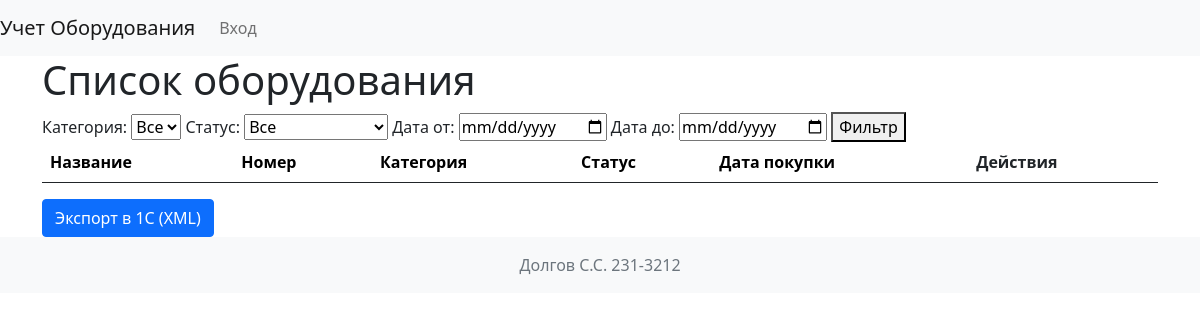
The app's page /, older data.
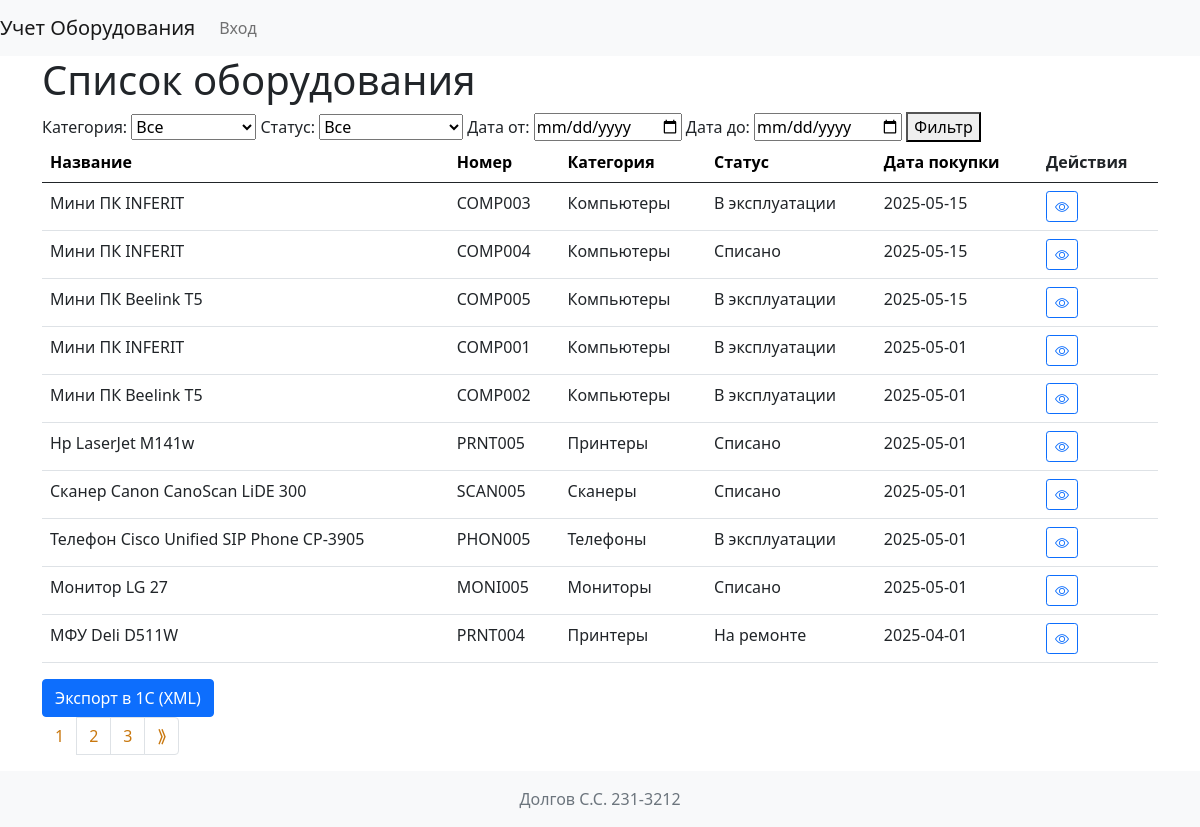
The same page, newer data.
### models.py (models this page shows, shortened)
class Equipment(db.Model):
    id = db.Column(db.Integer, primary_key=True)
    name = db.Column(db.String(255), nullable=False)
    inventory_number = db.Column(db.String(50), unique=True, nullable=False)
    category_id = db.Column(db.Integer, db.ForeignKey('category.id'), nullable=False)
    category = relationship("Category", backref="equipment")
    purchase_date = db.Column(db.Date, nullable=False)
    cost = db.Column(db.Numeric(10, 2), nullable=False)
    status = db.Column(Enum('В эксплуатации', 'На ремонте', 'Списано', name='equipment_status'), nullable=False)
    photo_id = db.Column(db.Integer, db.ForeignKey('photo.id'), nullable=True)
    photo = relationship("Photo", backref="equipment")
    created_at = db.Column(DateTime, default=datetime.utcnow)
    responsible_persons = relationship("Person", secondary="equipment_person", back_populates="equipment")

class Category(db.Model):
    id = db.Column(db.Integer, primary_key=True)
    name = db.Column(db.String(100), nullable=False)
    description = db.Column(db.Text)

### app.py (the view)
@app.route('/')
def index():
    page = request.args.get('page', 1, type=int)
    sort_by = request.args.get('sort_by', 'purchase_date', type=str)
    sort_order = request.args.get('sort_order', 'desc', type=str)  # от я до а
    category_filter = request.args.get('category', None, type=int)
    status_filter = request.args.get('status', None, type=str)
    date_from = request.args.get('date_from', None, type=str)
    date_to = request.args.get('date_to', None, type=str)
    per_page = 10
    query = Equipment.query
    if category_filter:
        query = query.filter(Equipment.category_id == category_filter)
    if status_filter:
        query = query.filter(Equipment.status == status_filter)
    if date_from:
        date_from_dt = datetime.strptime(date_from, '%Y-%m-%d')
        query = query.filter(Equipment.purchase_date >= date_from_dt)
    if date_to:
        date_to_dt = datetime.strptime(date_to, '%Y-%m-%d')
        query = query.filter(Equipment.purchase_date <= date_to_dt)
    if sort_by == 'category':
        sort_column = Equipment.category.has(name=Category.name)
    elif sort_by == 'status':
        sort_column = Equipment.status
    elif sort_by == 'purchase_date':
        sort_column = Equipment.purchase_date
    else:
        sort_column = Equipment.purchase_date
    if sort_order == 'asc':
        query = query.order_by(sort_column.asc())
    else:
        query = query.order_by(sort_column.desc())
    pagination = query.paginate(page=page, per_page=per_page, error_out=False)
    equipments = pagination.items
    categories = Category.query.all()
    statuses = ['В эксплуатации', 'На ремонте', 'Списано']
    return render_template('index.html',
                           equipments=equipments,
                           pagination=pagination,
                           categories=categories,
                           statuses=statuses,
                           sort_by=sort_by,
                           sort_order=sort_order,
                           category_filter=category_filter,
                           status_filter=status_filter,
                           date_from=date_from,
                           date_to=date_to
                           )

### templates/index.html (shortened to what this page needs)
{% extends 'base.html' %}
{% block content %}
    <h1>Список оборудования</h1>
    <form method="GET" action="/">
        <label for="category">Категория:</label>
        <select name="category" id="category">
            <option value="">Все</option>
        </select>
        <label for="status">Статус:</label>
        <select name="status" id="status">
            <option value="">Все</option>
        </select>
        <label for="date_from">Дата от:</label>
        <input type="date" name="date_from" id="date_from" value="{{ date_from }}">
        <label for="date_to">Дата до:</label>
        <input type="date" name="date_to" id="date_to" value="{{ date_to }}">
        <button type="submit">Фильтр</button>
    </form>
    <table class="table">
        <thead>
            <tr>
                <th><a href="?page={{ pagination.page }}&sort_by=name&sort_order={% if sort_by == 'name' and sort_order == 'asc' %}desc{% else %}asc{% endif %}">Название</a></th>
                <th><a href="?page={{ pagination.page }}&sort_by=inventory_number&sort_order={% if sort_by == 'inventory_number' and sort_order == 'asc' %}desc{% else %}asc{% endif %}">Номер</a></th>
                <th><a href="?page={{ pagination.page }}&sort_by=category&sort_order={% if sort_by == 'category' and sort_order == 'asc' %}desc{% else %}asc{% endif %}">Категория</a></th>
                <th><a href="?page={{ pagination.page }}&sort_by=status&sort_order={% if sort_by == 'status' and sort_order == 'asc' %}desc{% else %}asc{% endif %}">Статус</a></th>
                <th><a href="?page={{ pagination.page }}&sort_by=purchase_date&sort_order={% if sort_by == 'purchase_date' and sort_order == 'asc' %}desc{% else %}asc{% endif %}">Дата покупки</a></th>
                <th>Действия</th>
            </tr>
        </thead>
        <tbody>
            {% for equipment in equipments %}
                <tr>
                    <td>{{ equipment.name }}</td>
                    <td>{{ equipment.inventory_number }}</td>
                    <td>{{ equipment.category.name }}</td>
                    <td>{{ equipment.status }}</td>
                    <td>{{ equipment.purchase_date.strftime('%Y-%m-%d') }}</td>
                    <td>
                        <a href="{{ url_for('equipment_detail', equipment_id=equipment.id) }}" class="btn btn-outline-primary btn-sm" title="Просмотр">
                            <i class="bi bi-eye"></i>
                        </a>
                    </td>
                </tr>
            {% endfor %}
        </tbody>
    </table>
    <a href="{{ url_for('export_to_1c') }}" class="btn btn-primary">Экспорт в 1С (XML)</a>
    {% if pagination.total > pagination.per_page %}
        <div class="pagination">
            <nav aria-label="Page navigation">
                <ul class="pagination justify-content-center">
                    {% for page_num in pagination.iter_pages(left_edge=2, right_edge=2, left_current=2, right_current=2) %}
                        {% if page_num %}
                            {% if pagination.page == page_num %}
                                <li class="page-item active">
                                    <span class="page-link">{{ page_num }}</span>
                                </li>
                            {% else %}
                                <li class="page-item">
                                    <a class="page-link" href="?page={{ page_num }}&sort_by={{ sort_by }}&sort_order={{ sort_order }}&category={{ category_filter or '' }}&status={{ status_filter or '' }}&date_from={{ date_from or '' }}&date_to={{ date_to or '' }}">{{ page_num }}</a>
                                </li>
                            {% endif %}
                        {% else %}
                            <li class="page-item disabled">
                                <span class="page-link">…</span>
                            </li>
                        {% endif %}
                    {% endfor %}
                    {% if pagination.has_next %}
                        <li class="page-item">
                            <a class="page-link" href="?page={{ pagination.next_num }}&sort_by={{ sort_by }}&sort_order={{ sort_order }}&category={{ category_filter or '' }}&status={{ status_filter or '' }}&date_from={{ date_from or '' }}&date_to={{ date_to or '' }}">⟫</a>
                        </li>
                    {% endif %}
                </ul>
            </nav>
        </div>
    {% endif %}
{% endblock %}

### templates/base.html (shortened to what this page needs)
<!DOCTYPE html>
<html lang="en">
<head>
    <link rel="stylesheet" href="https://cdn.jsdelivr.net/npm/bootstrap-icons@1.11.3/font/bootstrap-icons.min.css">
    <link href="https://cdn.jsdelivr.net/npm/bootstrap@5.0.2/dist/css/bootstrap.min.css" rel="stylesheet">
    <link rel="stylesheet" href="{{ url_for('static', filename='styles.css') }}">
</head>
<body>
    <nav class="navbar navbar-expand-lg navbar-light bg-light">
        <a class="navbar-brand" href="/">Учет Оборудования</a>
        <div class="collapse navbar-collapse" id="navbarNav">
            <ul class="navbar-nav">
                {% if current_user.is_authenticated %}
                    <li class="nav-item">
                        <a class="nav-link" href="{{ url_for('logout') }}">Выход</a>
                    </li>
                {% else %}
                    <li class="nav-item">
                        <a class="nav-link" href="{{ url_for('login') }}">Вход</a>
                    </li>
                {% endif %}
            </ul>
        </div>
    </nav>
    <div class="container">
        {% block content %}{% endblock %}
    </div>
    <footer class="footer mt-auto py-3 bg-light">
        <div class="container text-center">
            <span class="text-muted">Долгов С.С. 231-3212</span>
        </div>
    </footer>
</body>
</html>

### static/styles.css (style rules this page uses)
.page-link { color: rgb(201, 120, 15); }
.page-item.active .page-link { background-color: transparent; border-color: transparent; color: rgb(201, 120, 15); }
a { color: black; text-decoration: none; }

Row changes from the older to the newer data that the page shows:
added Equipment: name "Мини ПК INFERIT", inventory_number "COMP003", category.name "Компьютеры", status "В эксплуатации", purchase_date "2025-05-15"
added Equipment: name "Мини ПК INFERIT", inventory_number "COMP004", category.name "Компьютеры", status "Списано", purchase_date "2025-05-15"
added Equipment: name "Мини ПК Beelink T5", inventory_number "COMP005", category.name "Компьютеры", status "В эксплуатации", purchase_date "2025-05-15"
added Equipment: name "Мини ПК INFERIT", inventory_number "COMP001", category.name "Компьютеры", status "В эксплуатации", purchase_date "2025-05-01"
added Equipment: name "Мини ПК Beelink T5", inventory_number "COMP002", category.name "Компьютеры", status "В эксплуатации", purchase_date "2025-05-01"
added Equipment: name "Hp LaserJet M141w", inventory_number "PRNT005", category.name "Принтеры", status "Списано", purchase_date "2025-05-01"
added Equipment: name "Сканер Canon CanoScan LiDE 300", inventory_number "SCAN005", category.name "Сканеры", status "Списано", purchase_date "2025-05-01"
added Equipment: name "Телефон Cisco Unified SIP Phone CP-3905", inventory_number "PHON005", category.name "Телефоны", status "В эксплуатации", purchase_date "2025-05-01"
added Equipment: name "Монитор LG 27", inventory_number "MONI005", category.name "Мониторы", status "Списано", purchase_date "2025-05-01"
added Equipment: name "МФУ Deli D511W", inventory_number "PRNT004", category.name "Принтеры", status "На ремонте", purchase_date "2025-04-01"
Text that changed along with them:
new list line: "1"
new list line: "2"
new list line: "3"
